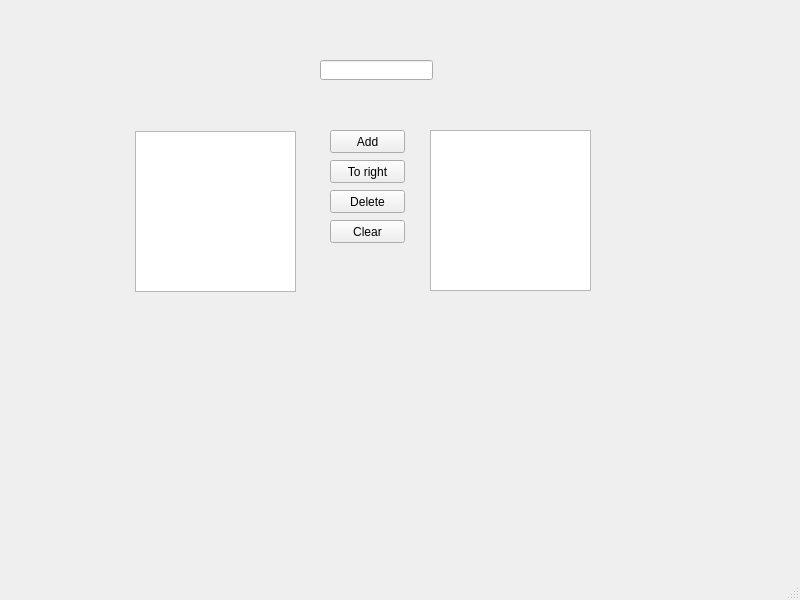
<?xml version="1.0" encoding="UTF-8"?>
<ui version="4.0">
 <class>MainWindow</class>
 <widget class="QMainWindow" name="MainWindow">
  <property name="geometry">
   <rect>
    <x>0</x>
    <y>0</y>
    <width>800</width>
    <height>600</height>
   </rect>
  </property>
  <property name="windowTitle">
   <string>MainWindow</string>
  </property>
  <widget class="QWidget" name="centralwidget">
   <widget class="QLineEdit" name="lineEdit">
    <property name="geometry">
     <rect>
      <x>320</x>
      <y>60</y>
      <width>113</width>
      <height>20</height>
     </rect>
    </property>
   </widget>
   <widget class="QPushButton" name="ButtonAdd">
    <property name="geometry">
     <rect>
      <x>330</x>
      <y>130</y>
      <width>75</width>
      <height>23</height>
     </rect>
    </property>
    <property name="text">
     <string>Add</string>
    </property>
   </widget>
   <widget class="QPushButton" name="ButtonToRight">
    <property name="geometry">
     <rect>
      <x>330</x>
      <y>160</y>
      <width>75</width>
      <height>23</height>
     </rect>
    </property>
    <property name="text">
     <string>To right</string>
    </property>
   </widget>
   <widget class="QPushButton" name="ButtonDelete">
    <property name="geometry">
     <rect>
      <x>330</x>
      <y>190</y>
      <width>75</width>
      <height>23</height>
     </rect>
    </property>
    <property name="text">
     <string>Delete</string>
    </property>
   </widget>
   <widget class="QPushButton" name="ButtonClear">
    <property name="geometry">
     <rect>
      <x>330</x>
      <y>220</y>
      <width>75</width>
      <height>23</height>
     </rect>
    </property>
    <property name="text">
     <string>Clear</string>
    </property>
   </widget>
   <widget class="QListWidget" name="listWidget">
    <property name="geometry">
     <rect>
      <x>135</x>
      <y>131</y>
      <width>161</width>
      <height>161</height>
     </rect>
    </property>
   </widget>
   <widget class="QListWidget" name="listWidget_2">
    <property name="geometry">
     <rect>
      <x>430</x>
      <y>130</y>
      <width>161</width>
      <height>161</height>
     </rect>
    </property>
   </widget>
  </widget>
  <widget class="QMenuBar" name="menubar">
   <property name="geometry">
    <rect>
     <x>0</x>
     <y>0</y>
     <width>800</width>
     <height>21</height>
    </rect>
   </property>
  </widget>
  <widget class="QStatusBar" name="statusbar"/>
 </widget>
 <resources/>
 <connections/>
</ui>
